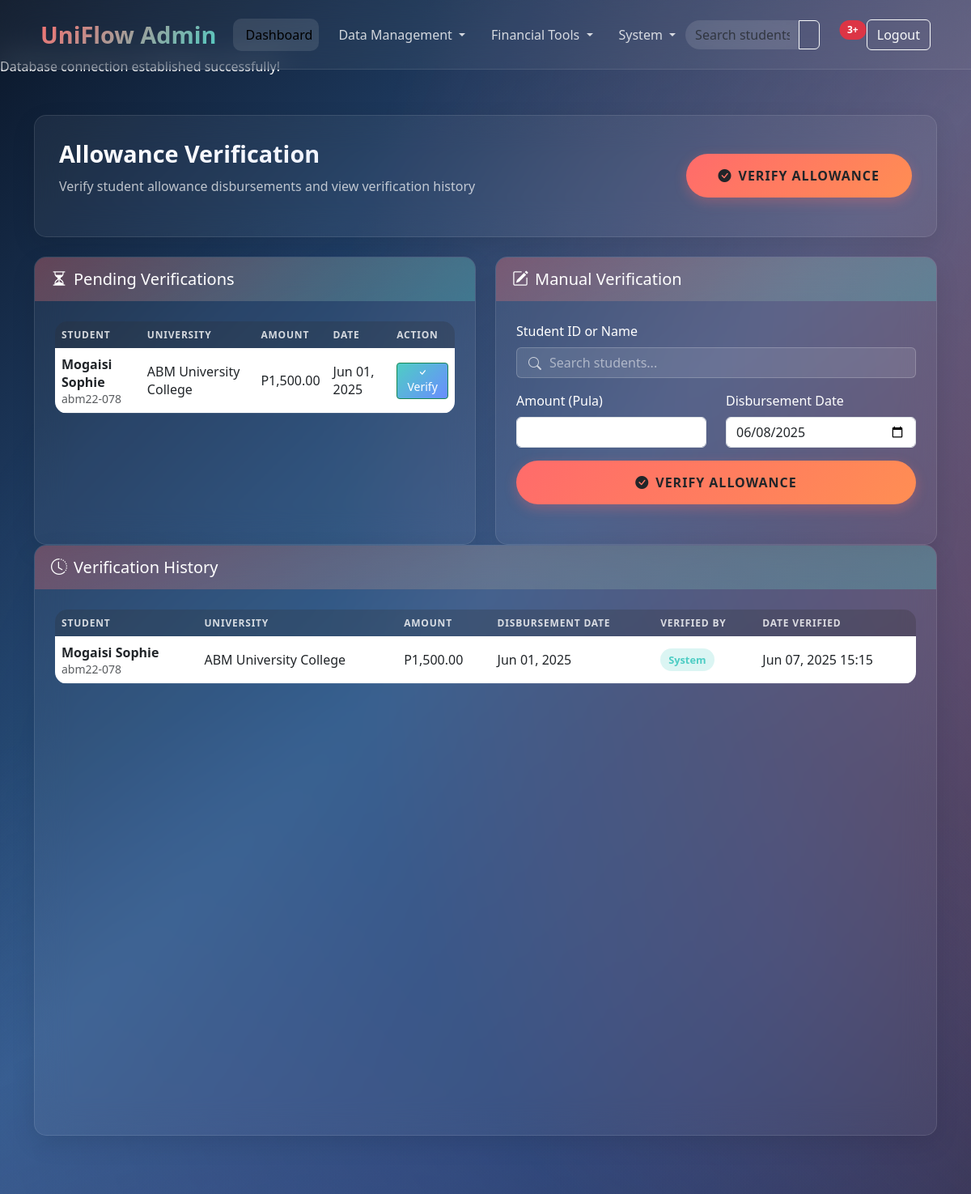
Screenshot of /admin/allowance_verification.php (signed in) with the database file from the repository.
### tables this page shows
CREATE TABLE `allowance_verification_logs` (
  `id` int(11) NOT NULL,
  `student_id` int(11) NOT NULL,
  `university_id` int(11) NOT NULL,
  `amount` decimal(10,2) NOT NULL,
  `disbursement_date` date NOT NULL,
  `verified_by` enum('system','admin') DEFAULT 'system',
  `created_at` timestamp NOT NULL DEFAULT current_timestamp()
);

CREATE TABLE `students` (
  `id` int(11) NOT NULL,
  `student_id` varchar(20) NOT NULL,
  `university_id` int(11) NOT NULL,
  `full_name` varchar(100) NOT NULL,
  `fnb_account_number` varchar(20) DEFAULT NULL,
  `password_hash` varchar(255) NOT NULL,
  `is_verified` tinyint(1) DEFAULT 0,
  `created_at` timestamp NOT NULL DEFAULT current_timestamp(),
  `last_login_device` varchar(255) DEFAULT NULL
);

CREATE TABLE `universities` (
  `id` int(11) NOT NULL,
  `name` varchar(100) NOT NULL,
  `location` varchar(100) NOT NULL,
  `allowance_schedule` enum('monthly','semester','quarter') DEFAULT 'monthly',
  `is_dtef_partner` tinyint(1) DEFAULT 1
);

### admin/allowance_verification.php (the view, shortened to what this page needs)
<?php
$pdo = DatabaseConnection::getInstance()->getConnection();
$pending_verifications = [];
try {
    $stmt = $pdo->query("SELECT v.*, s.full_name, s.student_id AS student_number, u.name AS university_name
                         FROM allowance_verification_logs v
                         JOIN students s ON v.student_id = s.id
                         JOIN universities u ON v.university_id = u.id
                         WHERE v.verified_by = 'system'");
    $pending_verifications = $stmt->fetchAll(PDO::FETCH_ASSOC);
} catch (PDOException $e) {
    $error_message = "Error fetching pending verifications: " . $e->getMessage();
}
$verification_history = [];
try {
    $stmt = $pdo->query("SELECT v.*, s.full_name, s.student_id AS student_number, u.name AS university_name
                         FROM allowance_verification_logs v
                         JOIN students s ON v.student_id = s.id
                         JOIN universities u ON v.university_id = u.id
                         ORDER BY v.created_at DESC
                         LIMIT 50");
    $verification_history = $stmt->fetchAll(PDO::FETCH_ASSOC);
} catch (PDOException $e) {
    $error_message = "Error fetching verification history: " . $e->getMessage();
}
?>
<!DOCTYPE html>
<html lang="en">
<head>
    <link href="https://cdn.jsdelivr.net/npm/bootstrap@5.3.0/dist/css/bootstrap.min.css" rel="stylesheet">
    <link rel="stylesheet" href="https://cdn.jsdelivr.net/npm/bootstrap-icons@1.10.0/font/bootstrap-icons.css">
</head>
<body>
    <div class="bg-animated"></div>
    <?php include $_SERVER['DOCUMENT_ROOT'] . '/Uniflow/admin/navbar.php'; ?>
    <div class="container py-5">
        <div class="welcome-section glass mb-4">
            <div class="row align-items-center">
                <div class="col-md-8">
                    <h1 class="welcome-title">Allowance Verification</h1>
                    <p class="welcome-subtitle">Verify student allowance disbursements and view verification history</p>
                </div>
                <div class="col-md-4 text-end">
                    <button class="btn btn-primary-custom" data-bs-toggle="modal" data-bs-target="#verifyModal">
                        <i class="bi bi-check-circle-fill me-2"></i>Verify Allowance
                    </button>
                </div>
            </div>
        </div>
        <div class="row">
            <div class="col-lg-6">
                <div class="dashboard-card glass visible mb-4">
                    <div class="card-header">
                        <h5 class="mb-0"><i class="bi bi-hourglass-split me-2"></i>Pending Verifications</h5>
                    </div>
                    <div class="card-body">
                        <?php if (!empty($pending_verifications)): ?>
                            <div class="table-responsive">
                                <table class="table table-hover">
                                    <thead>
                                        <tr>
                                            <th>Student</th>
                                            <th>University</th>
                                            <th>Amount</th>
                                            <th>Date</th>
                                            <th>Action</th>
                                        </tr>
                                    </thead>
                                    <tbody>
                                        <?php foreach ($pending_verifications as $verification): ?>
                                            <tr>
                                                <td>
                                                    <strong><?php echo htmlspecialchars($verification['full_name']); ?></strong><br>
                                                    <small class="text-muted"><?php echo htmlspecialchars($verification['student_number']); ?></small>
                                                </td>
                                                <td><?php echo htmlspecialchars($verification['university_name']); ?></td>
                                                <td>P<?php echo number_format($verification['amount'], 2); ?></td>
                                                <td><?php echo date('M d, Y', strtotime($verification['disbursement_date'])); ?></td>
                                                <td>
                                                    <button class="btn btn-sm btn-success"
                                                            onclick="prepareVerification(
                                                                '<?php echo $verification['student_id']; ?>',
                                                                '<?php echo $verification['amount']; ?>',
                                                                '<?php echo $verification['disbursement_date']; ?>'
                                                            )">
                                                        <i class="bi bi-check"></i> Verify
                                                    </button>
                                                </td>
                                            </tr>
                                        <?php endforeach; ?>
                                    </tbody>
                                </table>
                            </div>
                        <?php endif; ?>
                    </div>
                </div>
            </div>
            <div class="col-lg-6">
                <div class="dashboard-card glass visible mb-4">
                    <div class="card-header">
                        <h5 class="mb-0"><i class="bi bi-pencil-square me-2"></i>Manual Verification</h5>
                    </div>
                    <div class="card-body">
                        <form id="manualVerificationForm" method="POST">
                            <div class="mb-3">
                                <label for="studentSearch" class="form-label">Student ID or Name</label>
                                <div class="search-box">
                                    <i class="bi bi-search"></i>
                                    <input type="text" class="form-control" id="studentSearch" placeholder="Search students...">
                                </div>
                            </div>
                            <div class="row">
                                <div class="col-md-6 mb-3">
                                    <label for="amount" class="form-label">Amount (Pula)</label>
                                    <input type="number" class="form-control" id="amount" name="amount" step="0.01" min="0" required>
                                </div>
                                <div class="col-md-6 mb-3">
                                    <label for="disbursement_date" class="form-label">Disbursement Date</label>
                                    <input type="date" class="form-control" id="disbursement_date" name="disbursement_date" required>
                                </div>
                            </div>
                            <button type="submit" name="verify_allowance" class="btn btn-primary-custom w-100">
                                <i class="bi bi-check-circle-fill me-2"></i>Verify Allowance
                            </button>
                        </form>
                    </div>
                </div>
            </div>
        </div>
        <div class="dashboard-card glass visible mb-4">
            <div class="card-header">
                <h5 class="mb-0"><i class="bi bi-clock-history me-2"></i>Verification History</h5>
            </div>
            <div class="card-body">
                <div class="table-responsive">
                    <table class="table table-hover">
                        <thead>
                            <tr>
                                <th>Student</th>
                                <th>University</th>
                                <th>Amount</th>
                                <th>Disbursement Date</th>
                                <th>Verified By</th>
                                <th>Date Verified</th>
                            </tr>
                        </thead>
                        <tbody>
                            <?php foreach ($verification_history as $record): ?>
                                <tr>
                                    <td>
                                        <strong><?php echo htmlspecialchars($record['full_name']); ?></strong><br>
                                        <small class="text-muted"><?php echo htmlspecialchars($record['student_number']); ?></small>
                                    </td>
                                    <td><?php echo htmlspecialchars($record['university_name']); ?></td>
                                    <td>P<?php echo number_format($record['amount'], 2); ?></td>
                                    <td><?php echo date('M d, Y', strtotime($record['disbursement_date'])); ?></td>
                                    <td>
                                        <span class="status-badge badge-<?php echo strtolower($record['verified_by']); ?>">
                                            <?php echo ucfirst($record['verified_by']); ?>
                                        </span>
                                    </td>
                                    <td><?php echo date('M d, Y H:i', strtotime($record['created_at'])); ?></td>
                                </tr>
                            <?php endforeach; ?>
                        </tbody>
                    </table>
                </div>
            </div>
        </div>
    </div>
</body>
</html>

### admin/allowance_verification.php (style rules this page uses)
* { margin: 0; padding: 0; box-sizing: border-box; }
body { font-family: 'Segoe UI', system-ui, -apple-system, sans-serif; overflow-x: hidden; background: linear-gradient(135deg, #0a1628 0%, #1e3a5f 25%, #2d5a87 50%, #1e3a5f 75%, #0a1628 100%); background-attachment: fixed; min-height: 100vh; color: white; padding-top: 70px; }
.bg-animated { position: fixed; top: 0; left: 0; width: 100%; height: 100%; z-index: -1; overflow: hidden; }
.bg-animated::before { content: ''; position: absolute; width: 200%; height: 200%; background: radial-gradient(circle at 20% 80%, rgba(120, 119, 198, 0.3) 0%, transparent 50%), radial-gradient(circle at 80% 20%, rgba(255, 107, 107, 0.3) 0%, transparent 50%), radial-gradient(circle at 40% 40%, rgba(42, 82, 152, 0.2) 0%, transparent 50%); animation: float 20s ease-in-out infinite; }
.glass { background: rgba(255, 255, 255, 0.1); backdrop-filter: blur(20px); border: 1px solid rgba(255, 255, 255, 0.2); border-radius: 20px; }
.dashboard-card { border: none; border-radius: 15px; overflow: hidden; box-shadow: 0 10px 30px rgba(0, 0, 0, 0.1); transition: all 0.3s ease; margin-bottom: 25px; height: 100%; opacity: 0; transform: translateY(20px); background: rgba(255, 255, 255, 0.05); backdrop-filter: blur(20px); border: 1px solid rgba(255, 255, 255, 0.1); }
.dashboard-card.visible { opacity: 1; transform: translateY(0); }
.card-header { background: linear-gradient(135deg, rgba(255, 107, 107, 0.3), rgba(78, 205, 196, 0.3)); color: white; font-weight: 600; padding: 15px 20px; border-bottom: none; }
.card-body { padding: 25px; }
.welcome-section { background: rgba(255, 255, 255, 0.05); backdrop-filter: blur(20px); border: 1px solid rgba(255, 255, 255, 0.1); border-radius: 15px; padding: 30px; margin-bottom: 30px; box-shadow: 0 10px 30px rgba(0, 0, 0, 0.1); }
.welcome-title { font-size: 1.8rem; font-weight: 700; margin-bottom: 10px; background: linear-gradient(135deg, #ffffff, #e0e7ff); -webkit-background-clip: text; -webkit-text-fill-color: transparent; background-clip: text; }
.welcome-subtitle { color: rgba(255, 255, 255, 0.7); margin-bottom: 20px; }
.btn-primary-custom { background: linear-gradient(135deg, #FF6B6B, #FF8E53); border: none; padding: 15px 40px; border-radius: 50px; font-weight: 600; text-transform: uppercase; letter-spacing: 1px; transition: all 0.3s ease; box-shadow: 0 10px 30px rgba(255, 107, 107, 0.3); }
.btn-success { background: linear-gradient(135deg, #4ECDC4, #6A8DFF); }
.table { color: white; }
.table th { border-bottom: 1px solid rgba(255, 255, 255, 0.1); font-weight: 600; text-transform: uppercase; font-size: 0.75rem; letter-spacing: 0.05rem; }
.table td { border-top: 1px solid rgba(255, 255, 255, 0.1); vertical-align: middle; }
.status-badge { padding: 5px 10px; border-radius: 20px; font-size: 0.8rem; font-weight: 600; }
.badge-system { background-color: rgba(78, 205, 196, 0.2); color: #4ECDC4; }
.search-box { position: relative; }
.search-box .bi { position: absolute; top: 12px; left: 15px; color: rgba(255, 255, 255, 0.7); }
.search-box input { padding-left: 40px; background: rgba(255, 255, 255, 0.1); border: 1px solid rgba(255, 255, 255, 0.2); color: white; }
.search-box input::placeholder { color: rgba(255, 255, 255, 0.5); }
.table-responsive { border-radius: 15px; overflow: hidden; }
.table { background: rgba(255, 255, 255, 0.05); margin-bottom: 0; }
.table th { background: rgba(0, 0, 0, 0.2); color: rgba(255, 255, 255, 0.8); border-bottom: 1px solid rgba(255, 255, 255, 0.1); }
.table td { border-bottom: 1px solid rgba(255, 255, 255, 0.05); vertical-align: middle; }

### admin/navbar.php (style rules this page uses)
.btn-primary-custom { background: linear-gradient(135deg, #FF6B6B, #FF8E53); border: none; font-weight: 600; transition: all 0.3s ease; box-shadow: 0 5px 15px rgba(255, 107, 107, 0.3); }

### rows the page displays
allowance_verification_logs: student.full_name "Mogaisi Sophie", student.student_id "abm22-078", university.name "ABM University College", amount "1,500.00", disbursement_date "Jun 01, 2025", verified_by "System", created_at "Jun 07, 2025 15:15"
